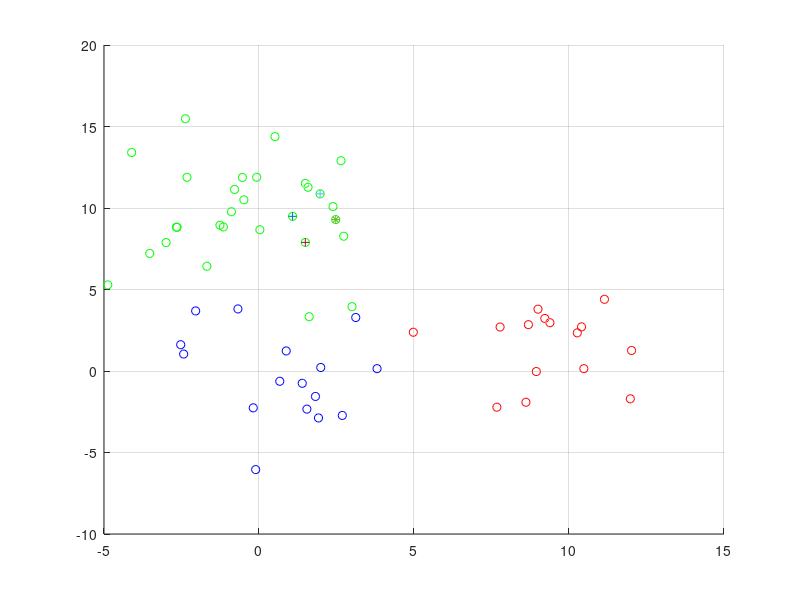

MATLAB code for this plot:
%% Generating Points
% equidistant classes
class = [[10 0 0];[0 10 0];[0 0 10];];
c = ['r' 'g' 'b']
y = [];
for i = 1:60
    % generates a random integer between 1 and 3
    classtype(i) = round(rand*2)+1;
    y = [y; class(classtype(i),:)];
end

y = awgn(y, 7, 'measured');
y=y';

hold on;
for i = 1:60
    scatter3(y(1,i),y(2,i),y(3,i),c(classtype(i)));
end

closest = cell(60,1);

for i = 1:60
    min = Inf;
    for j = 1:60
        if i ~= j
           cur = norm(y(:,i)-y(:,j));
           if cur < min
               closest{i}(1)= j;
               min = cur;
           end
        end
    end
    min = Inf;
    
    for j = 1:60
        if i ~= j & j ~= closest{i}(1)
           cur = norm(y(:,i)-y(:,j));
           if cur < min
               closest{i}(2)= j;
               min = cur;
           end
        end
    end
    min = Inf;
    for j = 1:60
        if i ~= j & j ~= closest{i}(1) & j ~= closest{i}(2)
           cur = norm(y(:,i)-y(:,j));
           if cur < min
               closest{i}(3)= j;
               min = cur;
           end
        end
     end
end
closest

scatter3(y(1,1),y(2,1),y(3,1),'*');
scatter3(y(1,closest{1}(1)),y(2,closest{1}(1)),y(3,closest{1}(1)),'+');
scatter3(y(1,closest{1}(2)),y(2,closest{1}(2)),y(3,closest{1}(2)),'+');
scatter3(y(1,closest{1}(3)),y(2,closest{1}(3)),y(3,closest{1}(3)),'+');
grid on;